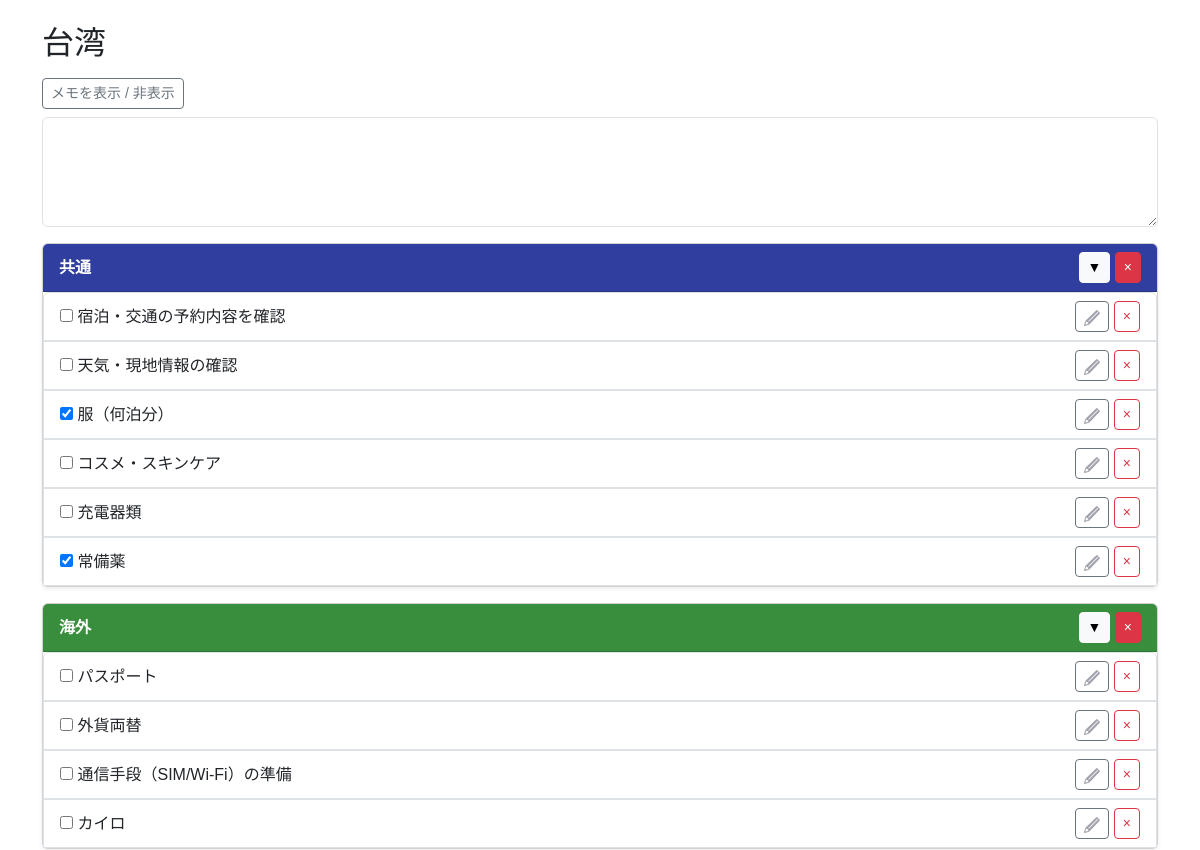
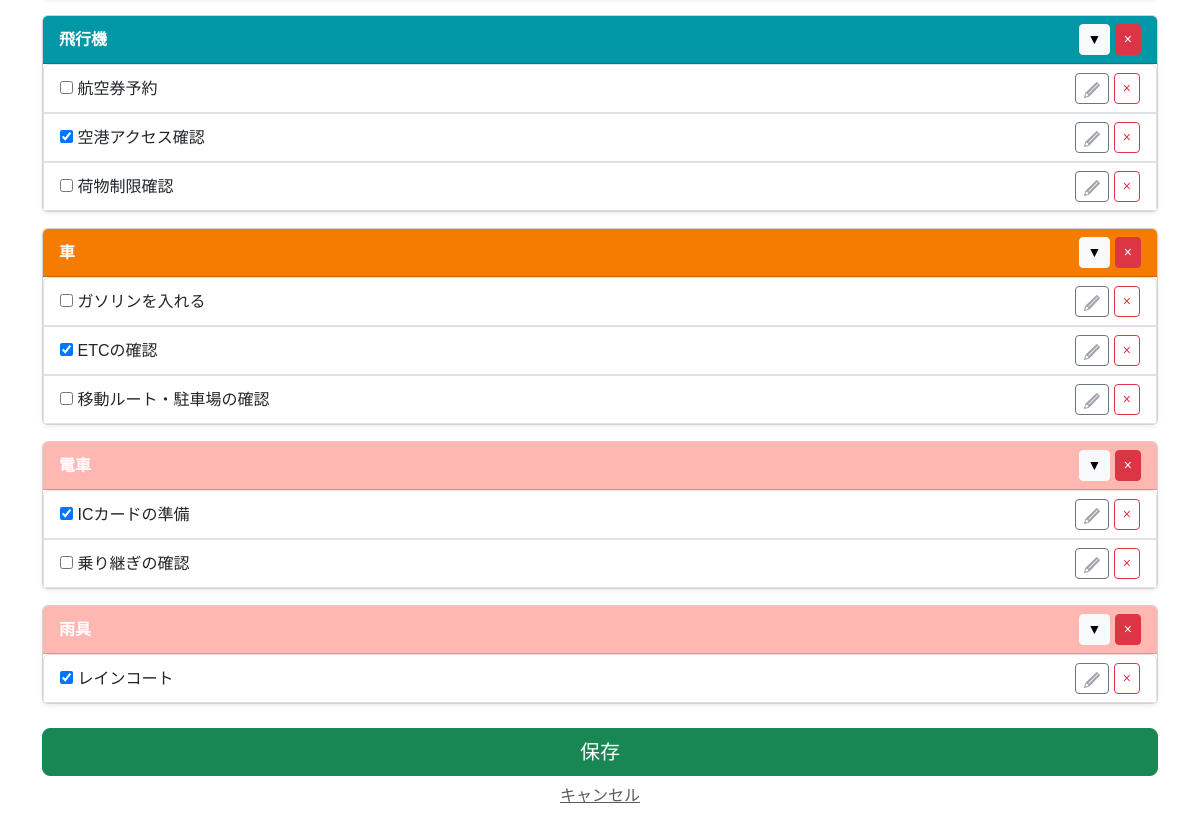
/template/61/old_copy/, run on an earlier commit of the app's database (2 pictures, top to bottom).
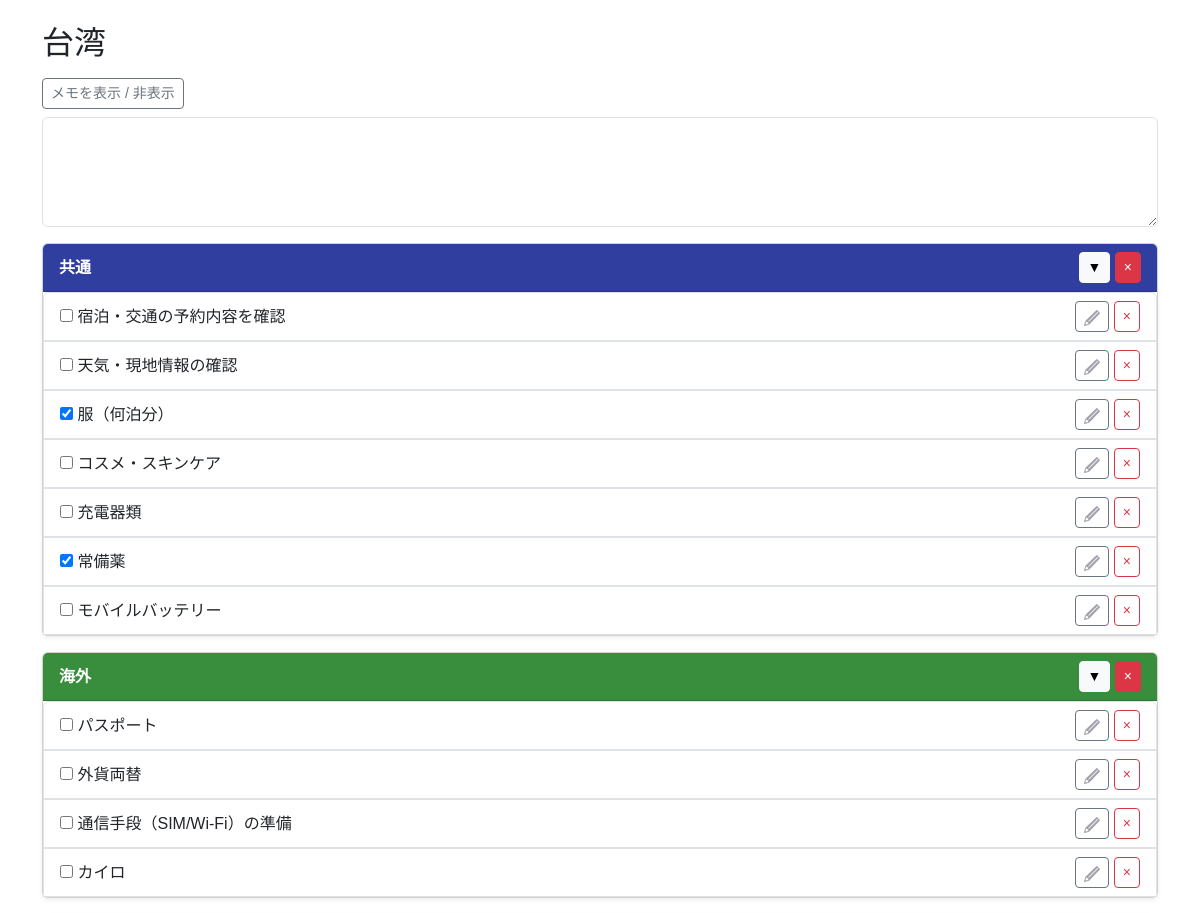
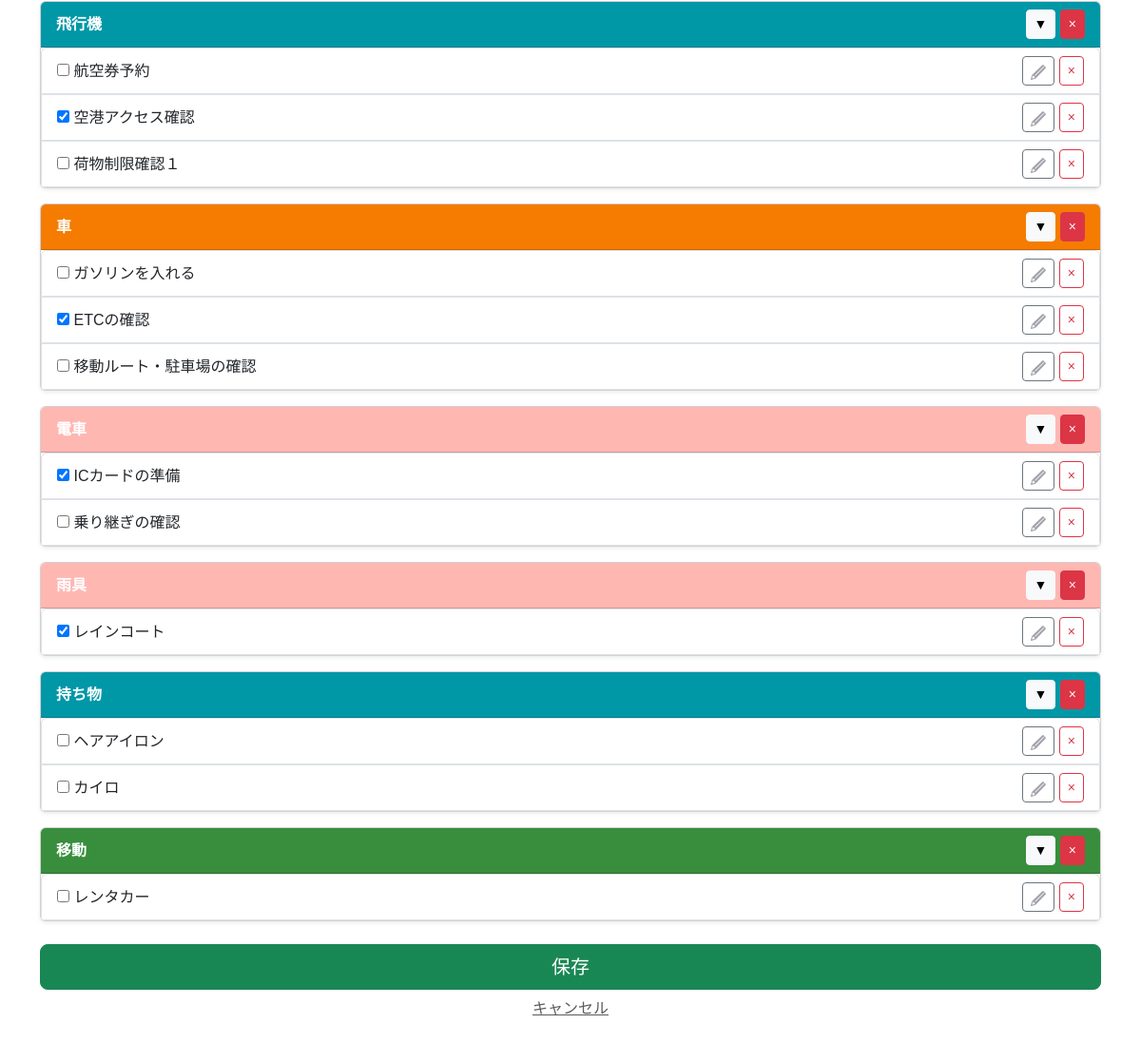
And on a later commit of the database (2 pictures, top to bottom).
### app/models/template.py (models this page shows, shortened)
class Template(models.Model):
    class SourceType(models.IntegerChoices):
        FROM_TRAVEL   = 0, _("旅行情報より作成")
        FROM_TEMPLATE = 1, _("既存テンプレートを反映")
    user = models.ForeignKey(
        settings.AUTH_USER_MODEL,
        on_delete=models.CASCADE,
        verbose_name=_("ユーザーID")
    )
    travel_info = models.ForeignKey(
        Travel_info,
        on_delete=models.CASCADE,
        verbose_name=_("旅行情報ID")
    )
    source_type = models.IntegerField(
        choices=SourceType.choices,
        verbose_name=_("生成タイプ")
    )
    template_source = models.ForeignKey(
        "self",
        null=True,
        blank=True,
        on_delete=models.SET_NULL,
        verbose_name=_("テンプレート参照元"),
        related_name="derived_templates"
    )
    created_at = models.DateTimeField(
         auto_now_add=True,
         verbose_name=_("作成日")
         )
    updated_at = models.DateTimeField(
        auto_now=True,
        verbose_name=_("更新日")
        )
    class Meta:
      verbose_name = _("テンプレート")

class TravelCategory(models.Model):
    class TravelType(models.IntegerChoices):
        AUTO  = 0, _("初期作成")
        CUSTOM = 1, _("ユーザー追加")
    class CategoryColor(models.IntegerChoices):
        PINK       = 0, "#e91e63ff"
        LIGHT_PINK = 1, "#ffb7b2fe"
        ORANGE     = 2, "#f57c00ff"
        GREEN      = 3, "#388e3cff"
        CYAN       = 4, "#0097a7ff"
        BLUE       = 5, "#303f9ffe"
        BROWN      = 6, "#795548ff"
        PURPLE     = 7, "#7b1fa2ff"
    template = models.ForeignKey(
        Template,
        on_delete=models.CASCADE,
        verbose_name=_("テンプレートID")
    )
    category_name = models.CharField(
        max_length=50,
        verbose_name=_("分類名")
    )
    travel_type = models.IntegerField(
        choices=TravelType.choices,
        verbose_name=_("分類タイプ")
    )
    category_color = models.IntegerField(
        choices=CategoryColor.choices,
        verbose_name=_("分類カラー")
    )
    created_at = models.DateTimeField(
         auto_now_add=True,
         verbose_name=_("作成日")
         )
    updated_at = models.DateTimeField(
        auto_now=True,
        verbose_name=_("更新日")
        )
    class Meta:
      verbose_name = _("旅行の分類")

class TravelItem(models.Model):
    class ItemChecked(models.IntegerChoices):
        NO  = 0, _("NO")
        YES = 1, _("YES")
    travel_category = models.ForeignKey(
        TravelCategory,
        on_delete=models.CASCADE,
        verbose_name=_("旅行の分類ID")
    )
    item_name = models.CharField(
        max_length=128,
        verbose_name=_("項目名")
    )
    item_checked = models.IntegerField(
        choices=ItemChecked.choices,
        verbose_name=_("チェック済み項目")
    )
    created_at = models.DateTimeField(
         auto_now_add=True,
         verbose_name=_("作成日")
         )
    updated_at = models.DateTimeField(
        auto_now=True,
        verbose_name=_("更新日")
        )
    class Meta:
      verbose_name = _("旅行の項目")

### app/models/travel.py (models this page shows, shortened)
class Travel_info(models.Model):
    class StayType(models.IntegerChoices):
        DAY_TRIP = 0, _("日帰り")
        STAY     = 1, _("宿泊")
    class LocationType(models.IntegerChoices):
        DOMESTIC = 0, _("国内")
        OVERSEAS = 1, _("海外")
    class StatusType(models.IntegerChoices):
        NOT_DONE  = 0, _("未")
        COMPLETE  = 1, _("完")
        PROCESSED = 2, _("済")
    travel_info_id = models.AutoField(
        primary_key=True,
        verbose_name=_("旅行情報ID")
    )
    user = models.ForeignKey(
        settings.AUTH_USER_MODEL,
        on_delete=models.CASCADE,
        verbose_name=_("ユーザーID")
    )
    travel_title = models.CharField(
        max_length=100,
        verbose_name=_("旅行タイトル")
    )
    start_date = models.DateField(
        verbose_name=_("開始日")
    )
    end_date = models.DateField(
        verbose_name=_("終了日")
    )
    stay_type = models.IntegerField(
        choices=StayType.choices,
        verbose_name=_("宿泊タイプ")
    )
    location = models.IntegerField(
        choices=LocationType.choices,
        verbose_name=_("場所"),
    )
    memo = models.CharField(
        max_length=230,
        blank=True,
        verbose_name=_("メモ")
    )
    status = models.IntegerField(
        choices=StatusType.choices,
        default=0,
        verbose_name=_("ステータス")
    )
    transport = models.ManyToManyField(
        "Transport",
        through="Travelmode",
        verbose_name=_("交通手段")
    )
    created_at = models.DateTimeField(
        auto_now_add=True,
        verbose_name=_("作成日")
    )
    updated_at = models.DateTimeField(
       auto_now=True,
        verbose_name=_("更新日")
    )
    class Meta:
        verbose_name = _("旅行情報")
        verbose_name_plural = _("旅行情報")

### app/views/new_travel/template_edit2.py (the view, shortened to what this page needs)
# urls.py: path('template/<int:template_id>/old_copy/',old_template_copy,name='old_template_copy'),
def old_template_copy(request, template_id):
    template = get_object_or_404(Template, id=template_id)
    categories = TravelCategory.objects.filter(template=template)
    return render(request, "new_travel/old_template.html", {
        "template": template,
        "categories": categories,
    })

### templates/new_travel/old_template.html (shortened to what this page needs)
{% extends 'base.html' %}
{% load static %}
{% block content %}
<div class="container mt-4">
    <h2 class="mb-3">{{ template.travel_info.travel_title }}</h2>
    <div class="mb-3">
        <button class="btn btn-outline-secondary btn-sm"
                data-bs-toggle="collapse"
                data-bs-target="#memoArea">
            メモを表示 / 非表示
        </button>
        <div id="memoArea" class="collapse show mt-2">
            <textarea name="memo" class="form-control" rows="4">{{ template.memo }}</textarea>
        </div>
    </div>
    <form method="POST">
        {% for cat in categories %}
        <div class="card mb-3 shadow-sm">
            <div class="card-header d-flex justify-content-between align-items-center"
                 style="background-color: {{ cat.get_category_color_display }}; color: white;">
                <strong>{{ cat.category_name }}</strong>
                <div>
                    <button type="button"
                            class="btn btn-sm btn-light"
                            data-bs-toggle="collapse"
                            data-bs-target="#cat{{ cat.id }}">
                        ▼
                    </button>
                    <button type="submit"
                            name="delete_category"
                            value="{{ cat.id }}"
                            class="btn btn-sm btn-danger">
                        ×
                    </button>
                </div>
            </div>
            <ul id="cat{{ cat.id }}" class="list-group collapse show">
                {% for item in cat.travelitem_set.all %}
                <li class="list-group-item d-flex justify-content-between align-items-center">
                    <div>
                        <input type="checkbox"
                               name="item_checked_{{ item.id }}"
                               {% if item.item_checked %}checked{% endif %}>
                        {{ item.item_name }}
                    </div>
                    <div>
                        <button type="button"
                                class="btn btn-sm btn-outline-secondary"
                                data-bs-toggle="modal"
                                data-bs-target="#editItem{{ item.id }}">
                            <img src="{% static 'tabipre/icons/edit.png' %}" alt="編集" style="width:16px; height:16px;">
                        </button>
                        <button type="submit"
                                name="delete_item"
                                value="{{ item.id }}"
                                class="btn btn-sm btn-outline-danger">
                            ×
                        </button>
                    </div>
                </li>
                {% endfor %}
            </ul>
        </div>
        {% endfor %}
        <div class="text-center mt-4">
            <button type="submit" class="btn btn-success btn-lg w-100">
                保存
            </button>
        </div>
        <div class="text-center mt-2">
            <a href="{% url 'app:home' %}" class="text-muted">キャンセル</a>
        </div>
    </form>
</div>
{% endblock %}

### templates/base.html (shortened to what this page needs)
<!DOCTYPE html>
<html lang="en">
<head>
    {% load static %}
    <link href="https://cdn.jsdelivr.net/npm/bootstrap@5.3.0/dist/css/bootstrap.min.css" rel="stylesheet">
    <link rel="stylesheet" href="https://cdn.jsdelivr.net/npm/bootstrap-icons@1.10.5/font/bootstrap-icons.css">
    {% block extra_css %}
    <link rel="stylesheet" href="{% static 'tabipre/base.css' %}">
    {% endblock %}
</head>
<body class="{% block body_class %}{% endblock %}">
    <div class="content-wrapper">
        {% block content %}
        {% endblock %}
    </div>
</body>
</html>

### static/tabipre/base.css (style rules this page uses)
body { margin: 0; padding: 0; font-family: "Helvetica", "Arial", sans-serif; background-color: #ffffff; }
.text-center { text-align: center; }
.content-wrapper { padding-bottom: 120px; }

What changed in the data, as far as the page shows it:
added TravelItem: item_name "モバイルバッテリー", {{ item.id }} 703 (drawn), shown under TravelCategory "共通"
changed TravelItem: item_name "荷物制限確認" → "荷物制限確認１"
added TravelCategory: category_name "持ち物", {{ cat.id }} 214 (drawn), category_color 4 (drawn)
added TravelItem: item_name "ヘアアイロン", {{ item.id }} 700 (drawn), shown under "持ち物"
added TravelItem: item_name "カイロ", {{ item.id }} 704 (drawn), shown under "持ち物"
added TravelCategory: category_name "移動", {{ cat.id }} 215 (drawn), category_color 3 (drawn)
added TravelItem: item_name "レンタカー", {{ item.id }} 705 (drawn), shown under "移動"
